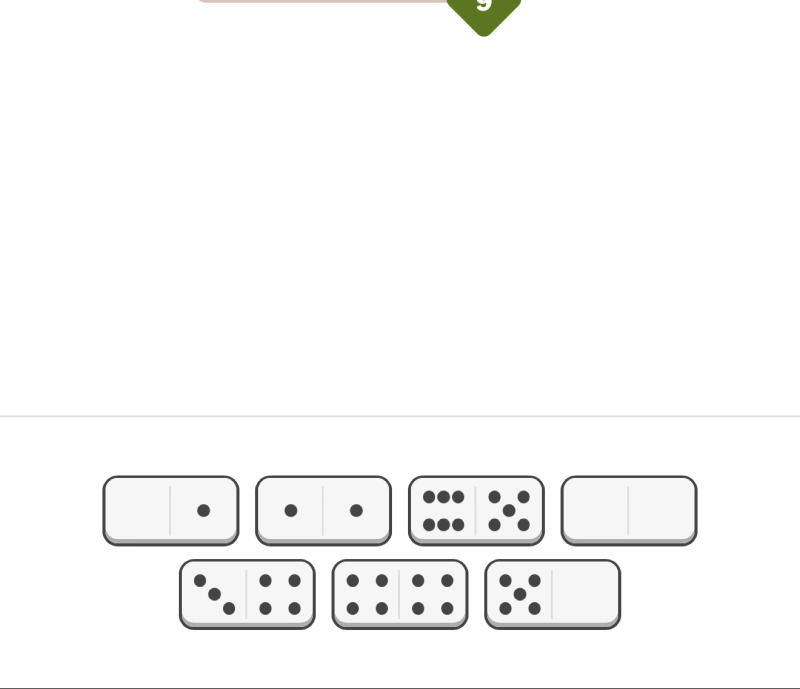
#> input picture cv-service/debug_domino_crop.png, 1600 x 1377 px (shown at 1/2 size)
$ python -i extract_dominoes.py   (imports and definitions only)
#> lines starting #> are read from the running program, lines starting #| are printed output that depends on the picture; after the words box and inside, x2 and y2 are one past the last pixel; in counts of white or black regions, pixels touching at a corner belong together
#> further down, picture is the input picture: shape (1377, 1600, 3); mean B, G, R 248.7, 248.9, 248.9
"""
Domino pip detection module with preprocessing pipeline.

This module provides functions for preprocessing domino images
and detecting pips (dots) on domino tiles using OpenCV.
"""

import cv2
import numpy as np
from typing import Tuple, Optional
import os
from pydantic import BaseModel, Field


# [23 lines that did not run here, left out]


# Debug output directory - set via environment variable
DEBUG_OUTPUT_DIR = os.environ.get('DEBUG_OUTPUT_DIR', None)


def save_debug_image(name: str, image: np.ndarray) -> None:
    """Save image to debug directory if DEBUG_OUTPUT_DIR is set."""
    if DEBUG_OUTPUT_DIR is not None:
        os.makedirs(DEBUG_OUTPUT_DIR, exist_ok=True)
        path = os.path.join(DEBUG_OUTPUT_DIR, name)
        cv2.imwrite(path, image)


# [100 lines left out: functions preprocess_domino_image, preprocess_for_hough, not called in this run]


def preprocess_for_contours(
    image: np.ndarray,
    block_size: int = 11,
    c_value: int = 5,
    invert: bool = True
) -> np.ndarray:
    """
    Preprocess image specifically for contour-based pip detection.

    Creates a clean binary image where pips are white blobs
    suitable for findContours.

    Args:
        image: Input BGR or grayscale image.
        block_size: Block size for adaptive thresholding.
        c_value: Constant for adaptive thresholding.
        invert: If True, pips become white on black background.

    Returns:
        Binary image ready for contour detection.
    """
#> called with block_size = 11, c_value = 5, invert = True
    if image is None or image.size == 0:
        raise ValueError("Input image is empty or None")

    # Convert to grayscale if needed
    if len(image.shape) == 3 and image.shape[2] == 3:
        gray = cv2.cvtColor(image, cv2.COLOR_BGR2GRAY)
    else:
        gray = image.copy()

    # Crop a small margin from edges to avoid border artifacts
    h, w = gray.shape[:2]
#> h = 1377; w = 1600
    margin = max(3, min(h, w) // 20)  # 5% margin or at least 3 pixels
#> margin = 68
    if h > 2 * margin and w > 2 * margin:
        gray = gray[margin:h-margin, margin:w-margin]
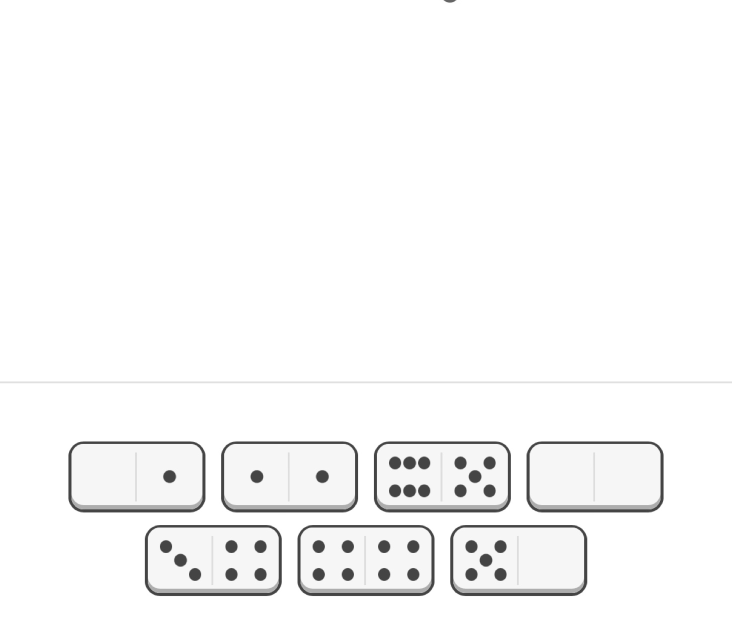
#> gray: shape (1241, 1464) (shown at 1/2 size); min 61, max 255, mean 248.3

    # Apply bilateral filter for edge-preserving smoothing
    filtered = cv2.bilateralFilter(gray, 9, 50, 50)

    # Adaptive threshold
    thresh_type = cv2.THRESH_BINARY_INV if invert else cv2.THRESH_BINARY
    binary = cv2.adaptiveThreshold(
        filtered,
        255,
        cv2.ADAPTIVE_THRESH_GAUSSIAN_C,
        thresh_type,
        block_size,
        c_value
    )
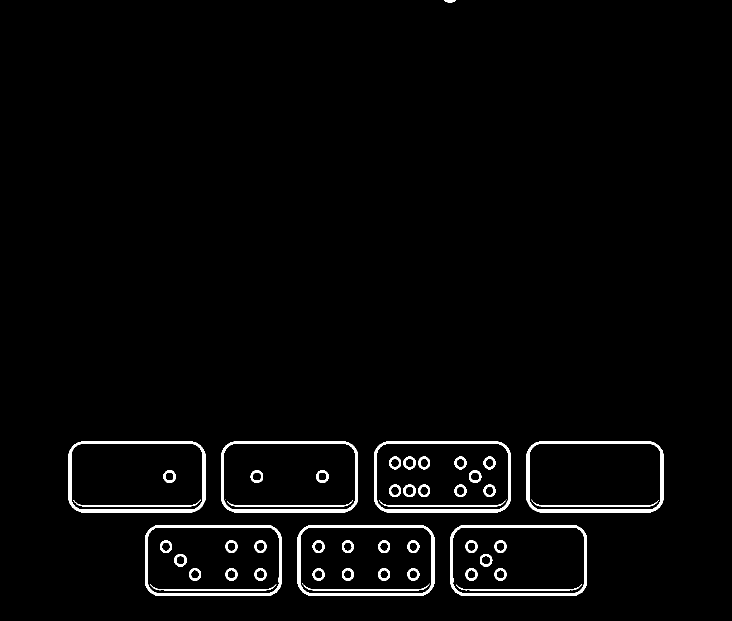
#> binary: shape (1241, 1464) (shown at 1/2 size); 2.4% white; 54 white regions (5 under 20 px), largest, box (x1, y1, x2, y2) and area: (137, 883, 411, 1025) 4245, (1053, 883, 1327, 1025) 4245, (442, 883, 716, 1025) 4243

    # Morphological cleanup - use erosion to separate touching pips
    kernel = cv2.getStructuringElement(cv2.MORPH_ELLIPSE, (3, 3))
    cleaned = cv2.morphologyEx(binary, cv2.MORPH_CLOSE, kernel)
#> cleaned: shape (1241, 1464); 2.4% white; 54 white regions (5 under 20 px), largest, box (x1, y1, x2, y2) and area: (1053, 883, 1327, 1025) 4247, (137, 883, 411, 1025) 4246, (748, 883, 1022, 1025) 4245
    cleaned = cv2.morphologyEx(cleaned, cv2.MORPH_OPEN, kernel)
#> cleaned: shape (1241, 1464); 2.4% white; 67 white regions (11 under 20 px), largest, box (x1, y1, x2, y2) and area: (1053, 883, 1327, 1025) 4246, (137, 883, 411, 1025) 4245, (748, 883, 1022, 1025) 4244

    # Additional erosion to separate merged blobs
    kernel_small = cv2.getStructuringElement(cv2.MORPH_ELLIPSE, (2, 2))
    cleaned = cv2.erode(cleaned, kernel_small, iterations=1)
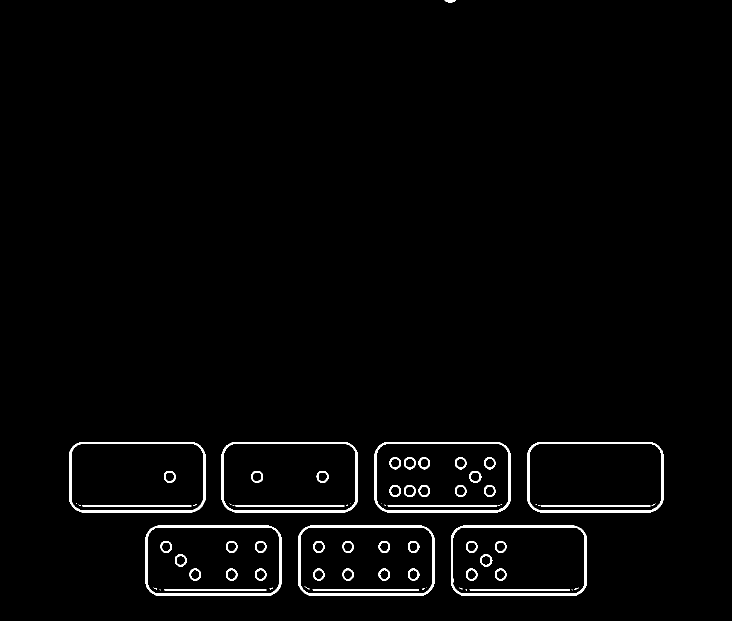
#> cleaned: shape (1241, 1464) (shown at 1/2 size); 1.9% white; 74 white regions (25 under 20 px)

    save_debug_image("06_contour_preprocessed.png", cleaned)

    return cleaned


# [260 lines left out: functions apply_clahe, detect_domino_color_mode, preprocess_adaptive, detect_pips_hough, not called in this run]


def detect_pips_contours(
    image: np.ndarray,
    min_area: Optional[int] = None,
    max_area: Optional[int] = None,
    min_circularity: float = 0.5,
    block_size: int = 11,
    c_value: int = 5
) -> Tuple[int, list, dict]:
    """
    Detect pips on a domino image using contour-based analysis.

    This is a fallback detection method when HoughCircles fails to
    detect pips reliably. Uses adaptive thresholding and contour
    filtering based on area and circularity.

    Args:
        image: Input BGR or grayscale image of a domino half.
        min_area: Minimum contour area for valid pips. If None, scales
            automatically based on image size.
        max_area: Maximum contour area for valid pips. If None, scales
            automatically based on image size.
        min_circularity: Minimum circularity (4*pi*area/perimeter^2) for
            valid pips. Range 0-1, where 1 is a perfect circle.
        block_size: Block size for adaptive thresholding.
        c_value: Constant for adaptive thresholding.

    Returns:
        Tuple of (pip_count, contours, detection_info):
        - pip_count: Number of detected pips (valid contours)
        - contours: List of contour arrays for detected pips
        - detection_info: Dict with detection metadata including:
            - areas: List of contour areas
            - circularities: List of contour circularity values
            - mean_area: Average area of detected contours
            - area_variance: Variance in contour areas
            - image_size: Tuple of (height, width)
    """
    if image is None or image.size == 0:
        raise ValueError("Input image is empty or None")

    # Preprocess image for contour detection
    preprocessed = preprocess_for_contours(
        image,
        block_size=block_size,
        c_value=c_value,
        invert=True
    )

    # Get image dimensions
    h, w = preprocessed.shape[:2]
#> h = 1241; w = 1464

    # Calculate default area bounds based on image size
    # For a domino half, pips are typically small circles
    # A pip on an 80x80 half might be 5-12 pixel radius = 78-452 area
    img_scale = (h * w) / 10000.0  # Normalize to 100x100 reference
#> img_scale = 181.7
    if min_area is None:
        # Minimum area for a pip - allow small pips
        min_area = max(int(20 * img_scale), 5)
#> min_area = 3633
    if max_area is None:
        # Maximum area - pip shouldn't be more than 1/6 of the image
        max_area = min(int(800 * img_scale), h * w // 6)
#> max_area = 145345

    # Ensure min < max
    if min_area >= max_area:
        min_area = max(10, max_area - 50)

    # Find contours
    contours, _ = cv2.findContours(
        preprocessed,
        cv2.RETR_EXTERNAL,
        cv2.CHAIN_APPROX_SIMPLE
    )
#> contours = 8 contours; box (x1, y1, x2, y2) and area: (596, 1051, 869, 1192) 37318, (1054, 884, 1327, 1025) 37318, (138, 884, 411, 1025) 37318, (749, 884, 1022, 1025) 37314, (443, 884, 716, 1025) 37314, (902, 1051, 1174, 1192) 37226, (291, 1051, 563, 1192) 37224, (889, 0, 912, 5) 64

    # Initialize detection info
    detection_info = {
        "areas": [],
        "circularities": [],
        "mean_area": 0.0,
        "area_variance": 0.0,
        "image_size": (h, w),
        "min_area_threshold": min_area,
        "max_area_threshold": max_area,
        "min_circularity": min_circularity,
        "total_contours_found": len(contours)
    }

    # Filter contours by area and circularity
    valid_contours = []
    areas = []
    circularities = []

    for contour in contours:
        area = cv2.contourArea(contour)

        # Check area bounds
        if area < min_area or area > max_area:
            continue

        # Calculate circularity: 4*pi*area/perimeter^2
        # Perfect circle has circularity of 1.0
        perimeter = cv2.arcLength(contour, True)
        if perimeter == 0:
            continue

        circularity = 4 * np.pi * area / (perimeter * perimeter)

        # Check circularity threshold
        if circularity < min_circularity:
            continue

        # Valid pip contour
        valid_contours.append(contour)
        areas.append(float(area))
        circularities.append(float(circularity))
#> this loop made 8 passes
#> (area, perimeter, circularity) on passes 1 to 7: (37225.5, 782.8, 0.763), (37318.5, 782.4, 0.766), (37223.5, 782.8, 0.763), (37318.5, 783.6, 0.764), (37314.5, 783.6, 0.764), (37313.5, 783.6, 0.764), (37318.5, 783.6, 0.764)
#> area on pass 8: 64
#> after the loop, areas = [37225.5, 37318.5, 37223.5, 37318.5, 37314.5, 37313.5, 37318.5]; circularities = [0.763, 0.766, 0.763, 0.764, 0.764, 0.764, 0.764]; valid_contours = 7 contours; box (x1, y1, x2, y2) and area: (596, 1051, 869, 1192) 37318, (1054, 884, 1327, 1025) 37318, (138, 884, 411, 1025) 37318, (749, 884, 1022, 1025) 37314, (443, 884, 716, 1025) 37314, (902, 1051, 1174, 1192) 37226, (291, 1051, 563, 1192) 37224

    # Update detection info
    detection_info["areas"] = areas
    detection_info["circularities"] = circularities

    if areas:
        detection_info["mean_area"] = float(np.mean(areas))
        detection_info["area_variance"] = float(np.var(areas)) if len(areas) > 1 else 0.0
        detection_info["mean_circularity"] = float(np.mean(circularities))
    else:
        detection_info["mean_circularity"] = 0.0

    # Create debug visualization
    if DEBUG_OUTPUT_DIR is not None:
        debug_img = cv2.cvtColor(preprocessed, cv2.COLOR_GRAY2BGR)
        for i, contour in enumerate(valid_contours):
            # Draw contour
            cv2.drawContours(debug_img, [contour], -1, (0, 255, 0), 2)
            # Draw center point
            M = cv2.moments(contour)
            if M["m00"] != 0:
                cx = int(M["m10"] / M["m00"])
                cy = int(M["m01"] / M["m00"])
                cv2.circle(debug_img, (cx, cy), 3, (0, 0, 255), -1)
        save_debug_image("10_contour_detected_pips.png", debug_img)

    pip_count = len(valid_contours)
#> pip_count = 7
    return pip_count, valid_contours, detection_info


# [868 lines left out: functions validate_pip_count, calculate_confidence, detect_rotation_angle, detect_rotation_angle_from_image, rotate_domino, split_domino_halves and 3 more, not called in this run]


# [5 lines not run here, left out]

>>> import cv2
>>> picture = cv2.imread('debug_domino_crop.png')
>>> result = detect_pips_contours(picture)
